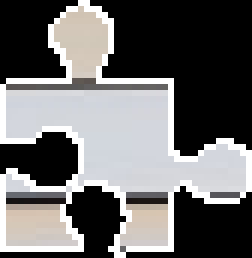
#> input picture img/smallImage_no_alpha.png, 42 x 43 px (shown 6 times larger)
$ python cv_test.py
#> lines starting #> are read from the running program, lines starting #| are printed output that depends on the picture; after the words box and inside, x2 and y2 are one past the last pixel; in counts of white or black regions, pixels touching at a corner belong together
import cv2
import numpy as np
from matplotlib import pyplot as plt

def darken_image_linear(img, factor=0.5):
    """
    通过线性乘法降低亮度
    :param img_path: 图片路径
    :param factor: 变暗系数(0-1)，越小越暗
    :return: 变暗后的图片
    """
    darkened = np.clip(img.astype(np.float32) * factor, 0, 255).astype(np.uint8)
    return darkened


def apply_filters_and_compare(image_path):
    # 读取图片（保留Alpha通道如果存在）
#> called with image_path = 'smallImage_no_alpha.png'
    original = cv2.imread(image_path,cv2.IMREAD_UNCHANGED)
#> original is the input picture: shape (43, 42, 4); mean B, G, R, A 105.1, 105, 105.7, 127.5
    b, g, r, a = None, None, None, None
    # 分离通道
    if original.shape[2] == 4:  # 如果有alpha通道
        # 分离通道
        b, g, r, a = cv2.split(original)
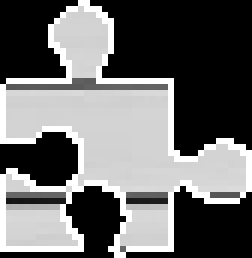
#> r: shape (43, 42) (shown 6 times larger); min 0, max 255, mean 105.7
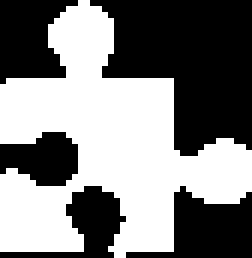
#> a: shape (43, 42) (shown 6 times larger); 50% white; 1 white region, box (x1, y1, x2, y2) and area: (0, 0, 42, 43) 903

    original_NA = cv2.cvtColor(cv2.merge([b,g,r]), cv2.COLOR_BGR2RGB)

    # 提取0,0,0白色区域
    v = original[:,:,2] / 255.0  # 归一化到0-1
    bright_mask = v > 0.99
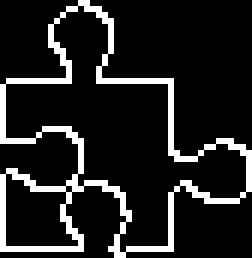
#> bright_mask: shape (43, 42) bool (shown 6 times larger); 12.8% white in thin lines or dots

    original_Gauss = cv2.GaussianBlur(original_NA, (5, 5), 0) # 高斯滤波器
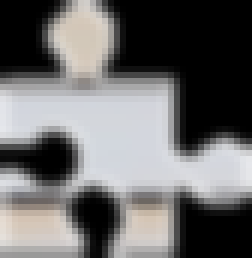
#> original_Gauss: shape (43, 42, 3) (shown 6 times larger); mean R, G, B 106.8, 106, 106.1
    original_Gauss_dark = darken_image_linear(original_Gauss)
#> in darken_image_linear, `darkened = np.clip(img.astype(np.float32) * factor, 0, 255).astype(np...`:
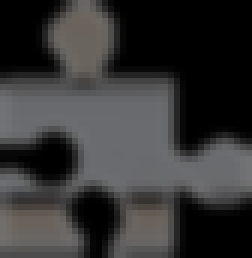
#> darkened: shape (43, 42, 3) (shown 6 times larger); mean R, G, B 53.2, 52.8, 52.9

    original_Gauss_dark[bright_mask] = original_NA[bright_mask]
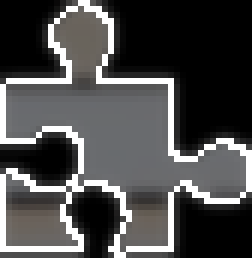
#> original_Gauss_dark: shape (43, 42, 3) (shown 6 times larger); 12.85% of pixels changed, all inside (x1, y1, x2, y2) = (0, 0, 42, 43)

    b_dark, g_dark, r_dark = cv2.split(original_Gauss_dark)

    final_img = cv2.merge([b_dark, g_dark, r_dark,a])
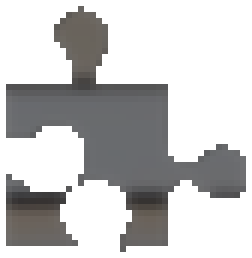
#> final_img: shape (43, 42, 4) (shown 6 times larger); mean R, G, B, A 75.2, 74.9, 74.9, 127.5; transparent parts drawn white
    final_img[bright_mask] = original[bright_mask]
    cv2.imwrite('final_img.png',final_img)
    # 创建滤波器处理结果
    filters = {
        "Original": original,
        "Gaussian Blur (3x3) + dark ": final_img,
    }

    # 设置显示布局
    plt.figure(figsize=(20, 15))
    plt.subplots_adjust(hspace=0.3, wspace=0.1)

    # 显示所有图片
    for i, (name, image) in enumerate(filters.items(), 1):
        plt.subplot(3, 3, i)
        # 确保图像是3通道的（处理边缘检测可能产生的单通道结果）
        if len(image.shape) == 2:
            image = cv2.cvtColor(image, cv2.COLOR_GRAY2RGB)
        plt.imshow(image)
        plt.title(name, fontsize=10)
        plt.axis('off')
#> this loop made 2 passes
#> (i, name) on passes 1 to 2: (1, 'Original'), (2, 'Gaussian Blur (3x3) + dark ')

    plt.suptitle("OpenCV Filter Comparison (Transparent areas shown as white)", fontsize=16)
    plt.show()
#> figure, not shown here; B, G, R data is drawn as R, G, B


# [139 lines left out: function detect_and_visualize, not called in this run]


# 使用示例
image_path = "smallImage_no_alpha.png"  # 替换为你的图片路径（支持PNG透明图片）
apply_filters_and_compare(image_path)

#　detect_and_visualize('new_bigImage.png','final_img.png')

$ run again, with img/matches.png copied over img/smallImage_no_alpha.png
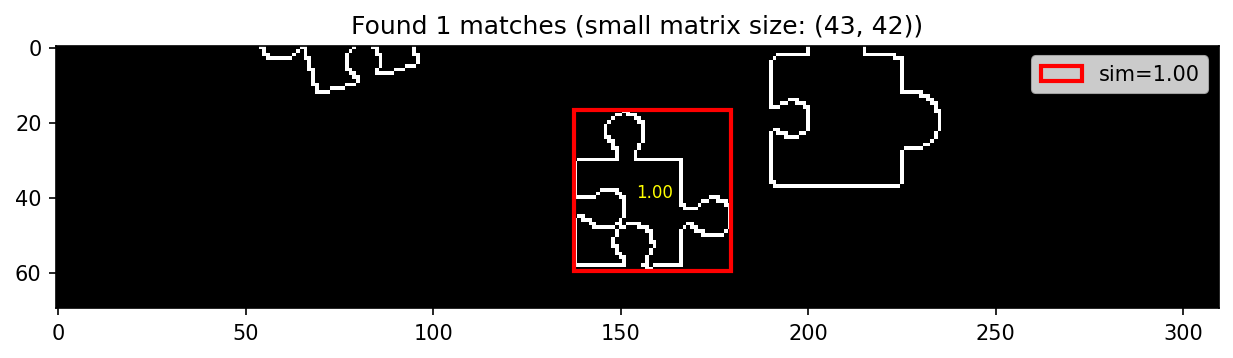
#> input picture img/matches.png, 1233 x 358 px
#> in apply_filters_and_compare, original is the input picture: shape (358, 1233, 4); mean B, G, R, A 81.5, 81.5, 83.3, 255
#> a: shape (358, 1233); every value is 255
#> in apply_filters_and_compare, `bright_mask = v > 0.99`:
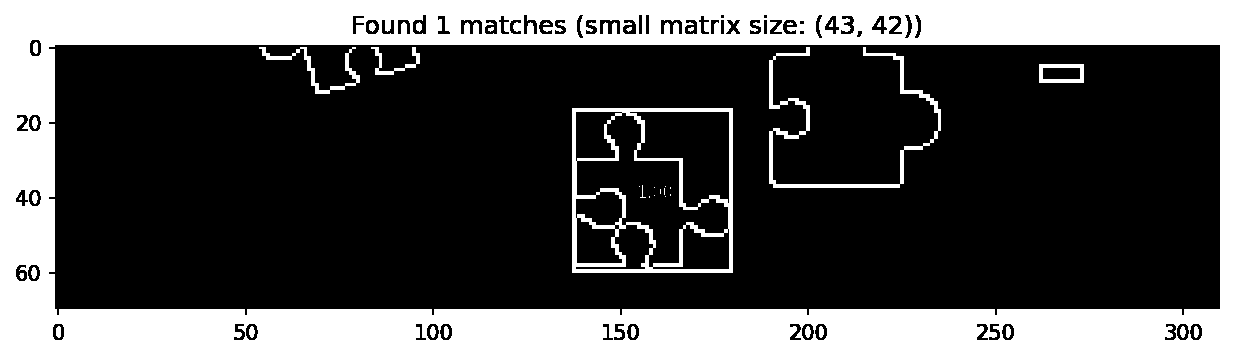
#> bright_mask: shape (358, 1233) bool; 31% white; 42 white regions (17 under 20 px), largest, box (x1, y1, x2, y2) and area: (0, 0, 1233, 358) 126591, (572, 108, 733, 273) 5459, (769, 47, 941, 188) 2328
#> in apply_filters_and_compare, `final_img[bright_mask] = original[bright_mask]`:
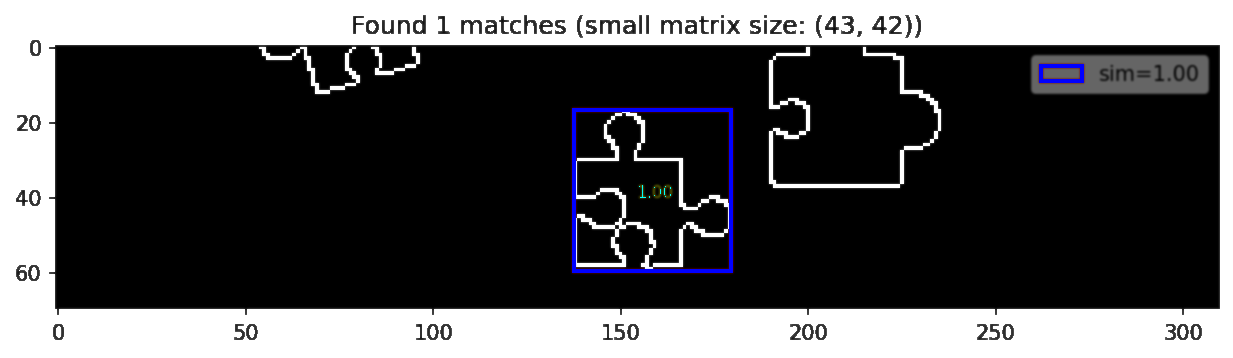
#> final_img: shape (358, 1233, 4); mean R, G, B, A 80.5, 80.4, 82.1, 255
#> the loop in apply_filters_and_compare, `for i, (name, image) in enumerate(filters.items(), 1):` made 2 passes
#> (i, name) on passes 1 to 2: (1, 'Original'), (2, 'Gaussian Blur (3x3) + dark ')
